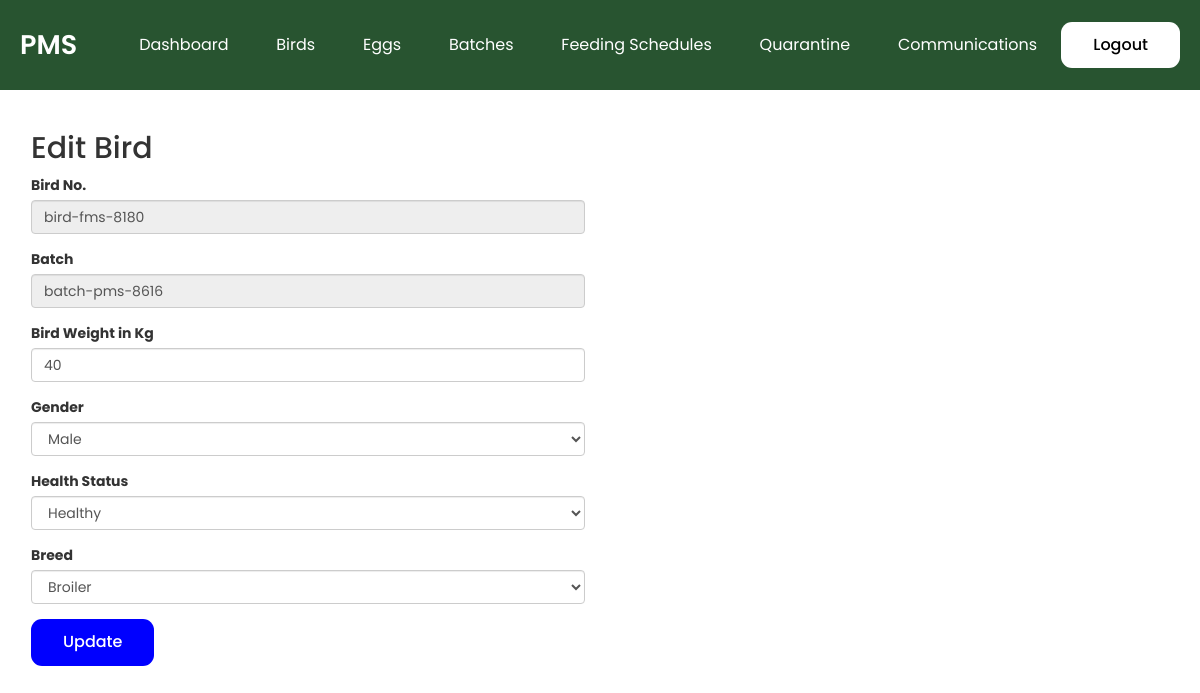
Screenshot of /edit-bird.php?id=2 (signed in) with the database file from the repository.
### tables this page shows
CREATE TABLE `birds` (
  `id` int(11) NOT NULL,
  `birdno` varchar(255) NOT NULL,
  `breed_id` int(11) NOT NULL,
  `batch_id` int(11) NOT NULL,
  `weight` varchar(10) NOT NULL,
  `gender` varchar(10) NOT NULL,
  `health_status` varchar(50) NOT NULL
);

CREATE TABLE `batch` (
  `id` int(11) NOT NULL,
  `batch_no` varchar(50) NOT NULL,
  `arrived` date NOT NULL DEFAULT current_timestamp(),
  `source` varchar(20) NOT NULL
);

### edit-bird.php (the view, shortened to what this page needs)
<?php include 'setting/system.php'; ?>
<?php include 'theme/head.php'; ?>
<?php include 'theme/navbar.php'; ?>
<?php
 if(!$_GET['id'] OR empty($_GET['id']) OR $_GET['id'] == '')
 {
 	header('location: manage-bird.php');
 }else{
 	$birdno = $weight = $gender = $bname = $b_id = $health = $batch_no = $batch_id ="";
 	$id = (int)$_GET['id'];
 	$query = $db->query("SELECT * FROM birds WHERE id = '$id' ");
 	$fetchObj = $query->fetchAll(PDO::FETCH_OBJ);
 	foreach($fetchObj as $obj){
       $birdno = $obj->birdno;
       $weight = $obj->weight;
	   $b_id = $obj->breed_id;
	   $batch_id = $obj->batch_id;
	     $k = $db->query("SELECT * FROM breed WHERE id = '$b_id' ");
       	 $ks = $k->fetchAll(PDO::FETCH_OBJ);
       	 foreach ($ks as $r) {
				$q = $db->query("SELECT * FROM batch WHERE id = '$batch_id' ");
       	 		$qs = $q->fetchAll(PDO::FETCH_OBJ);
       	 		foreach ($qs as $d) {
       	 			$batch_no = $d->batch_no;
       	 }
       	 }
 	}
 }
?>
<div class="w3-main section-container" >
<div class="w3-container" style="padding-top:22px">
 <div class="w3-row">
 	<div class="col-md-6">
 		<h2>Edit Bird</h2>
	 	<form method="post">
	 		<div class="form-group">
	 			<label class="control-label">Bird No.</label>
	 			<input type="text" name="birdno" class="form-control" value="<?php echo $birdno; ?>" readonly>
	 		</div>
			<div class="form-group">
	 			<label class="control-label">Batch</label>
				<input type="text" name="batch" class="form-control" value="<?php echo $batch_no; ?>" readonly>
	 		</div>
	 		<div class="form-group">
	 			<label class="control-label">Bird Weight in Kg</label>
	 			<input type="text" name="weight" class="form-control" value="<?php echo $weight; ?>">
	 		</div>
			<div class="form-group">
	 			<label class="control-label">Gender</label>
	 			<select name="gender" class="form-control" required>
	 				<option value="M">Male</option>
	 			</select>
	 		</div>
			<div class="form-group">
	 			<label class="control-label">Health Status</label>
	 			<select name="status" class="form-control" required>
	 				<option value="healthy">Healthy</option>
	 			</select>
	 		</div>
	 		<div class="form-group">
	 			<label class="control-label">Breed</label>
	 			<select name="breed" class="form-control">
	 				<?php
	                   $getBreed = $db->query("SELECT * FROM breed");
	                   $res = $getBreed->fetchAll(PDO::FETCH_OBJ);
	                   foreach($res as $r){ ?>
	                     <option value="<?php echo $r->id; ?>"><?php echo $r->name; ?></option>
	                   <?php
	                   }
	 				?>
	 			</select>
	 		</div>
	 		<button name="submit" type="submit" name="submit" class="btn btn-sn btn-default">Update</button>
	 	</form>
 </div>
</div>
</div>
</div>
<?php include 'theme/foot.php'; ?>

### css/styles.css (style rules this page uses)
* { box-sizing: border-box; padding: 0; margin: 0; }
body { background: var(--clr-bg); font-family: 'Inter', sans-serif; }
.btn { display: inline-block; padding: 12px 32px; color: white; font-size: 16px; font-weight: 500; border-radius: 11px; border: none; background-color: blue; }
.section-container { max-width: 1240px; margin: auto; }

### theme/head.php (style rules this page uses)
body { font-family: 'Poppins', sans-serif; }

### rows the page displays
birds: birdno "bird-fms-8180", weight "40"
batch: batch "batch-pms-8616"

### other values shown
form field breed "Broiler"
